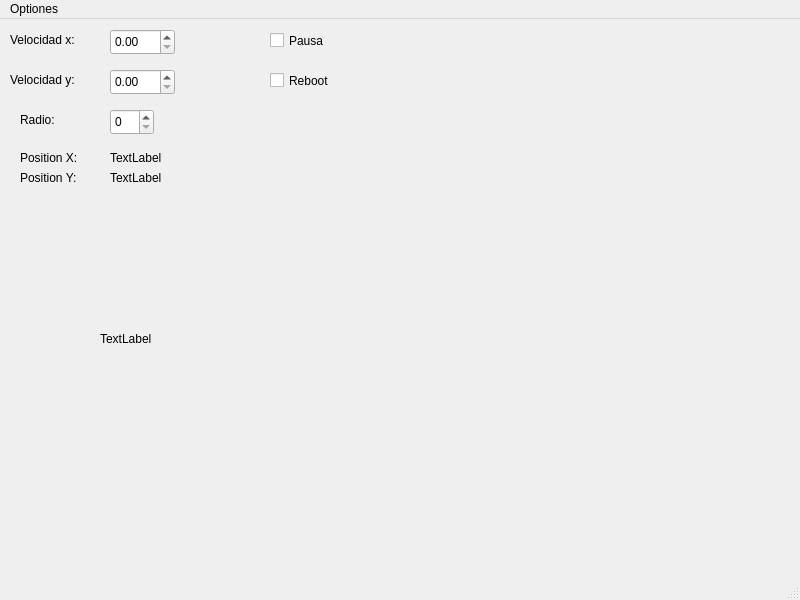
<?xml version="1.0" encoding="UTF-8"?>
<ui version="4.0">
 <class>MainWindow</class>
 <widget class="QMainWindow" name="MainWindow">
  <property name="geometry">
   <rect>
    <x>0</x>
    <y>0</y>
    <width>800</width>
    <height>600</height>
   </rect>
  </property>
  <property name="windowTitle">
   <string>MainWindow</string>
  </property>
  <widget class="QWidget" name="centralwidget">
   <widget class="QSpinBox" name="spinBox_radio">
    <property name="geometry">
     <rect>
      <x>110</x>
      <y>90</y>
      <width>44</width>
      <height>26</height>
     </rect>
    </property>
    <property name="maximum">
     <number>500</number>
    </property>
   </widget>
   <widget class="QLabel" name="label_velo_x">
    <property name="geometry">
     <rect>
      <x>10</x>
      <y>10</y>
      <width>81</width>
      <height>21</height>
     </rect>
    </property>
    <property name="text">
     <string>Velocidad x: </string>
    </property>
   </widget>
   <widget class="QCheckBox" name="checkBox_pausa">
    <property name="geometry">
     <rect>
      <x>270</x>
      <y>10</y>
      <width>92</width>
      <height>23</height>
     </rect>
    </property>
    <property name="text">
     <string>Pausa</string>
    </property>
   </widget>
   <widget class="QLabel" name="label_radio">
    <property name="geometry">
     <rect>
      <x>20</x>
      <y>90</y>
      <width>81</width>
      <height>21</height>
     </rect>
    </property>
    <property name="text">
     <string>Radio:</string>
    </property>
   </widget>
   <widget class="QLabel" name="label_x">
    <property name="geometry">
     <rect>
      <x>110</x>
      <y>130</y>
      <width>67</width>
      <height>17</height>
     </rect>
    </property>
    <property name="text">
     <string>TextLabel</string>
    </property>
   </widget>
   <widget class="QLabel" name="label_y">
    <property name="geometry">
     <rect>
      <x>110</x>
      <y>150</y>
      <width>67</width>
      <height>17</height>
     </rect>
    </property>
    <property name="text">
     <string>TextLabel</string>
    </property>
   </widget>
   <widget class="QLabel" name="label">
    <property name="geometry">
     <rect>
      <x>20</x>
      <y>130</y>
      <width>81</width>
      <height>17</height>
     </rect>
    </property>
    <property name="text">
     <string>Position X:</string>
    </property>
   </widget>
   <widget class="QLabel" name="label_2">
    <property name="geometry">
     <rect>
      <x>20</x>
      <y>150</y>
      <width>81</width>
      <height>17</height>
     </rect>
    </property>
    <property name="text">
     <string>Position Y:</string>
    </property>
   </widget>
   <widget class="QLabel" name="label_board">
    <property name="geometry">
     <rect>
      <x>100</x>
      <y>200</y>
      <width>440</width>
      <height>240</height>
     </rect>
    </property>
    <property name="text">
     <string>TextLabel</string>
    </property>
   </widget>
   <widget class="QLabel" name="label_velo_y">
    <property name="geometry">
     <rect>
      <x>10</x>
      <y>50</y>
      <width>81</width>
      <height>21</height>
     </rect>
    </property>
    <property name="text">
     <string>Velocidad y: </string>
    </property>
   </widget>
   <widget class="QDoubleSpinBox" name="doubleSpinBox_velo_x">
    <property name="geometry">
     <rect>
      <x>110</x>
      <y>50</y>
      <width>65</width>
      <height>26</height>
     </rect>
    </property>
   </widget>
   <widget class="QDoubleSpinBox" name="doubleSpinBox_velo_y">
    <property name="geometry">
     <rect>
      <x>110</x>
      <y>10</y>
      <width>65</width>
      <height>26</height>
     </rect>
    </property>
   </widget>
   <widget class="QCheckBox" name="checkBox_reboot">
    <property name="geometry">
     <rect>
      <x>270</x>
      <y>50</y>
      <width>92</width>
      <height>23</height>
     </rect>
    </property>
    <property name="text">
     <string>Reboot</string>
    </property>
   </widget>
  </widget>
  <widget class="QMenuBar" name="menubar">
   <property name="geometry">
    <rect>
     <x>0</x>
     <y>0</y>
     <width>800</width>
     <height>22</height>
    </rect>
   </property>
   <widget class="QMenu" name="menuOptiones">
    <property name="title">
     <string>Optiones</string>
    </property>
    <addaction name="actionOpen"/>
    <addaction name="separator"/>
    <addaction name="actionChange_Params"/>
    <addaction name="separator"/>
   </widget>
   <addaction name="menuOptiones"/>
  </widget>
  <widget class="QStatusBar" name="statusbar"/>
  <action name="actionChange_Params">
   <property name="text">
    <string>Change Params ...</string>
   </property>
  </action>
  <action name="actionOpen">
   <property name="text">
    <string>Open ...</string>
   </property>
  </action>
 </widget>
 <resources/>
 <connections/>
</ui>
